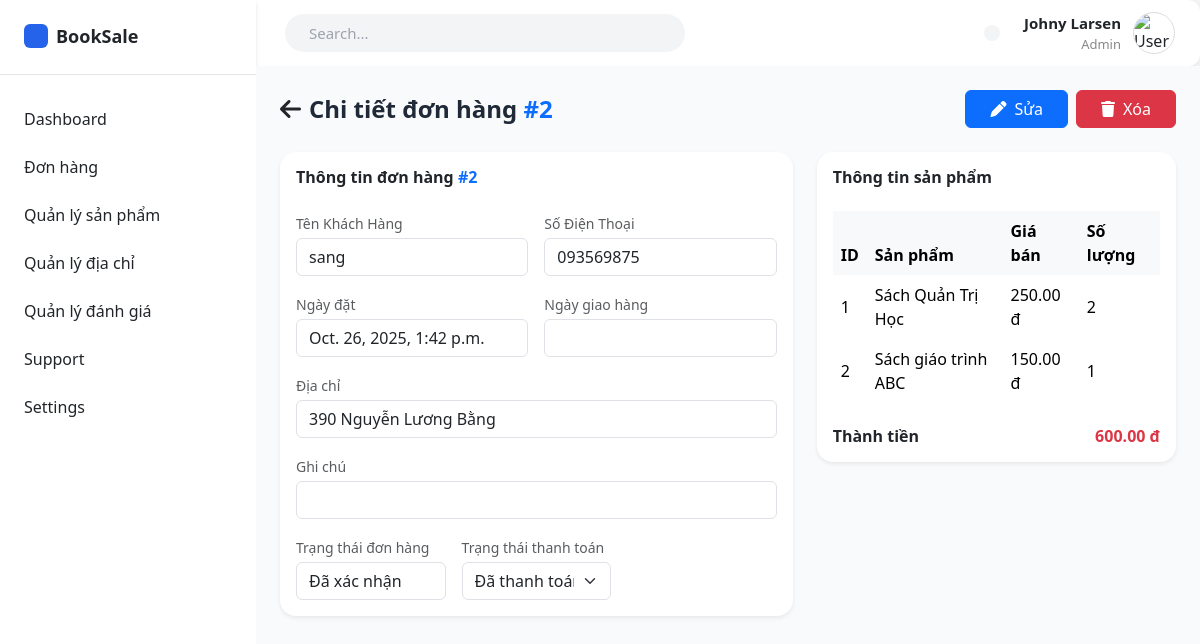
/emp/order_details/2/, run on an earlier commit of the app's database.
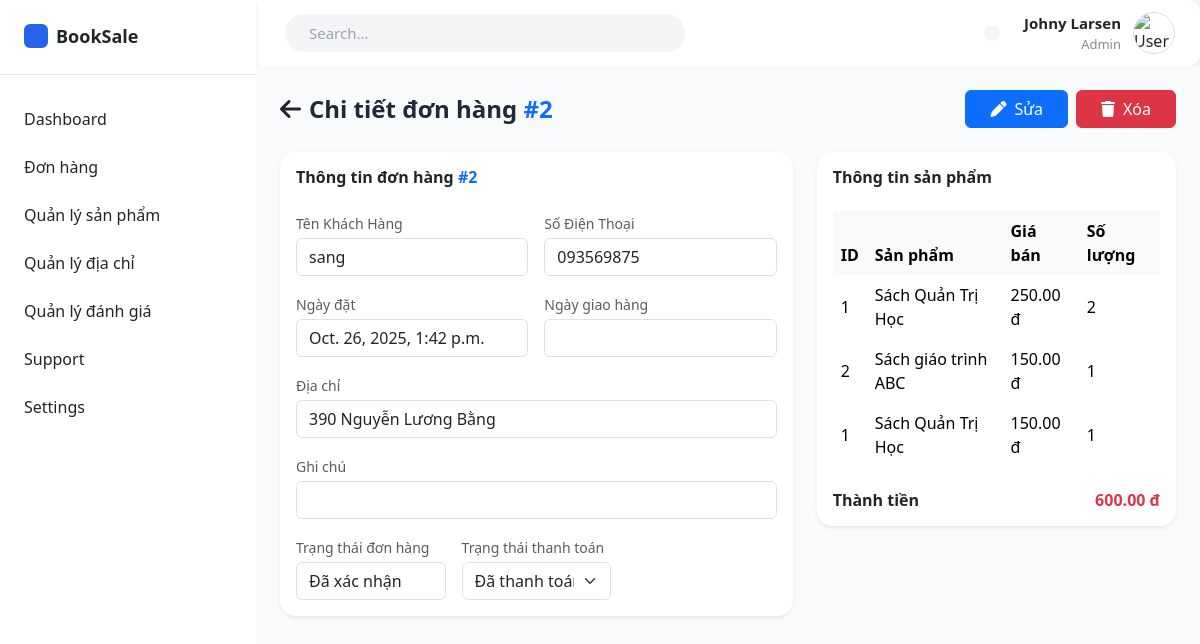
And on a later commit of the database.
### booksale_app/models.py (models this page shows, shortened)
class Order_Item(models.Model):
    product = models.ForeignKey(
        Product,
        on_delete = models.PROTECT
    )
    order = models.ForeignKey(
        Order,
        on_delete = models.PROTECT
    )
    quantity = models.PositiveIntegerField(default=0)
    unit_price = models.DecimalField(
        max_digits=10,
        decimal_places=2
    )
    total_price = models.DecimalField(
        max_digits=10,
        decimal_places=2
    )

class Product(models.Model):
    product_name = models.CharField(
        max_length = 255,
        blank=False, null=False,
        help_text = "Tên sản phẩm"
    )
    description = models.TextField(
        blank=False, null=False,
        help_text = "Mô tả"
    )
    image = models.ImageField(upload_to='products/', null=True, blank=True)
    cost_price = models.DecimalField(
        max_digits=10,
        decimal_places=2
    )
    sell_price = models.DecimalField(
        max_digits=10,
        decimal_places=2
    )
    quantity = models.PositiveIntegerField(default=0)
    publisher = models.ForeignKey(
        Publisher,
        on_delete=models.CASCADE
    )
    category = models.ForeignKey(
        Category,
        on_delete=models.CASCADE
    )
    genre = models.ManyToManyField(
        'Genre',
        through="Genre_Item")
    cart = models.ManyToManyField(
        'Cart',
        through='Cart_Item'
    )
    order = models.ManyToManyField(
        'Order',
         through="Order_Item"
    )

### booksale_app/views/admin_view/order_view.py (the view)
# urls.py: path('emp/order_details/<int:pk>/', views.order_detail, name = 'emp/detail'),
def order_detail(request, pk):
    order = get_object_or_404(Order.objects.select_related('customer'), pk=pk)
    order_items = Order_Item.objects.select_related('product').filter(order=order)
    prices = [item.product.sell_price * item.quantity for item in order_items]
    total_amount = sum_price_order(prices)
    context = {
        'order': order,
        'order_items': order_items,
        'total_amount': total_amount
    }
    if order.status == "confirmed":
        template = 'admin_temp/order/order_detail.html'
    elif order.status == "cancelled":
        template = 'admin_temp/order/order_cancel.html'
    else:
        template = 'admin_temp/order/order_confirm.html'
    return render(request, template, context)

### booksale_app/utils.py (called while the page is built)
def sum_price_order(order_items_price):
    if not order_items_price:
        return 0
    return sum(order_items_price)

### booksale_app/templates/admin_temp/order/order_detail.html (shortened to what the changed rows need)
{% extends 'admin_temp/admin_base.html' %}
{% load static %}
{% block content %}
    <main class="flex-1 bg-gray-50 p-6">
        <div class="row">
        <div class="col-md-5">
            <div class="card border-0 shadow-sm rounded-4">
            <div class="card-body">
                <table class="table table-borderless align-middle">
                    <thead class="table-light">
                        <tr>
                        <th>ID</th>
                        <th>Sản phẩm</th>
                        <th>Giá bán</th>
                        <th>Số lượng</th>
                        </tr>
                    </thead>
                    <tbody>
                        {% for item in order_items %}
                        <tr>
                        <td>{{ item.product.id }}</td>
                        <td>{{ item.product.product_name }}</td>
                        <td>{{ item.unit_price }} đ</td>
                        <td>{{ item.quantity }}</td>
                        </tr>
                        {% endfor %}
                    </tbody>
                </table>
            </div>
            </div>
        </div>
        </div>
    </main>
{% endblock %}

What changed in the data, as far as the page shows it:
added Order_Item: product.id "1", product.product_name "Sách Quản Trị Học", unit_price "150.00", quantity "1"
